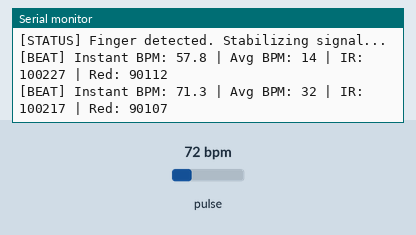
Simulated run of this sketch. Board: ESP32. Shown: the last lines printed to the serial monitor. The inputs (shaded band) are chosen by the test bench; at power-on: pulse 72 bpm.

Above: at 2.2 s.
2.3 s: pulse set to 42 bpm
At 3.7 s:
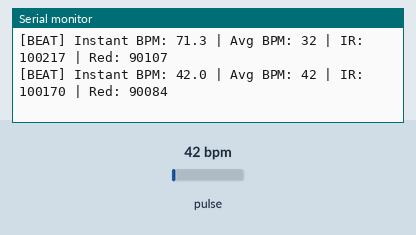
3.8 s: pulse set to 70 bpm
At 4.9 s:
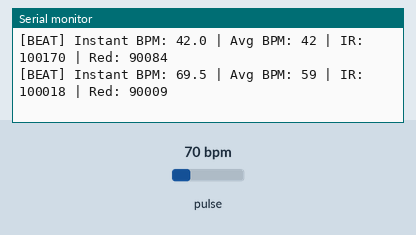
Timing chart, 0 to 6.8 s (numbered marks = the images above; inputs shaded):
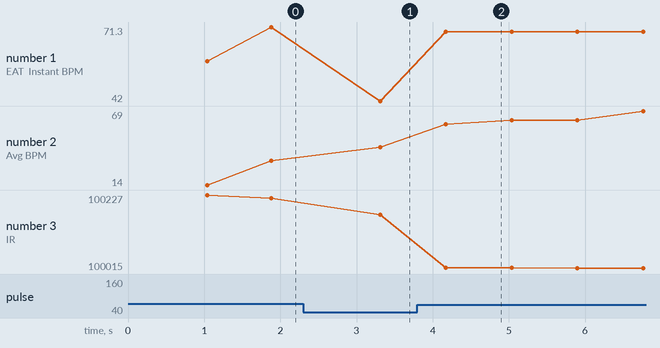

Measured:
- after the input at 2.3 s, the serial monitor: prints a new line after 1.0 s (image 1)
- after the input at 3.8 s, the serial monitor: prints a new line after 0.37 s (image 2)
- plotted number 1: 71.3 → 42 after the input at 2.3 s, 42 → 69.5 after the input at 3.8 s
- plotted number 2: 32 → 42 after the input at 2.3 s, 42 → 69 after the input at 3.8 s
- plotted number 3: 100217 → 100170 after the input at 2.3 s, 100170 → 100015 after the input at 3.8 s

The sketch:

esp32_max30102_test.ino
```cpp
/*
 * VEKSHA - IoT Emergency Health & Rescue Alert System
 * Phase 1: ESP32 DevKit V1 + MAX30102 Sensor Verification
 *
 * Target Board: DOIT ESP32 DEVKIT V1 (or equivalent ESP32 board)
 * Required Library in Arduino IDE:
 *   - "SparkFun MAX3010x Pulse and Proximity Sensor Library" by SparkFun
 *
 * Hardware Pin Connections (ESP32 DevKit V1 to MAX30102):
 *   MAX30102 VIN  -> ESP32 3V3 (or 5V if board has a dedicated 3.3V regulator)
 *   MAX30102 GND  -> ESP32 GND
 *   MAX30102 SDA  -> ESP32 GPIO 21
 *   MAX30102 SCL  -> ESP32 GPIO 22
 *   MAX30102 INT  -> Not connected (polling mode)
 *
 * Disclaimer:
 *   This is an educational student prototype. Sensor readings are for
 *   informational/demonstration purposes only and not for medical diagnosis.
 */

#include <Wire.h>
#include "MAX30105.h"
#include "heartRate.h"

MAX30105 particleSensor;

// Finger detection threshold for Infrared (IR)
// Below this threshold, no finger is considered detected.
const long FINGER_DETECT_THRESHOLD = 50000;

// Variables for Heart Rate calculation
const byte RATE_SIZE = 4; // Increase for more averaging: 4 is responsive
byte rates[RATE_SIZE];    // Array of heart rates
byte rateSpot = 0;
long lastBeat = 0;        // Time at which the last beat occurred

float beatsPerMinute = 0;
int beatAvg = 0;
bool fingerDetected = false;
bool sensorReady = false;

void setup() {
  Serial.begin(115200);
  delay(1000);
  Serial.println(F("\n=========================================="));
  Serial.println(F("         VEKSHA - Hardware Test 1         "));
  Serial.println(F("    ESP32 + MAX30102 Sensor Diagnostic    "));
  Serial.println(F("=========================================="));

  // Initialize I2C bus on ESP32 default pins: SDA (21), SCL (22)
  Wire.begin(21, 22);

  // Initialize sensor
  Serial.print(F("[INFO] Initializing MAX30102 sensor... "));
  if (!particleSensor.begin(Wire, I2C_SPEED_FAST)) {
    Serial.println(F("FAILED!"));
    Serial.println(F("[ERROR] MAX30102 was not detected on I2C (0x57)."));
    Serial.println(F("  Check:"));
    Serial.println(F("  1. SDA -> GPIO 21, SCL -> GPIO 22"));
    Serial.println(F("  2. Power connections (3.3V & GND)"));
    Serial.println(F("  3. Solder joints / breadboard contacts"));
    sensorReady = false;
    return;
  }

  sensorReady = true;
  Serial.println(F("SUCCESS!"));

  // Configure sensor with standard pulse oximetry settings:
  // - LED Brightness: 0x1F (approx 6.4mA)
  // - Sample Average: 4
  // - LED Mode: 2 (Red + IR)
  // - Sample Rate: 400 Hz
  // - Pulse Width: 411 us
  // - ADC Range: 4096
  byte ledBrightness = 60; // 0=Off to 255=50mA (60 is ~12mA)
  byte sampleAverage = 4;  // Options: 1, 2, 4, 8, 16, 32
  byte ledMode = 2;        // 2 = Red + IR
  byte sampleRate = 100;   // Options: 50, 100, 200, 400, 800, 1000, 1600, 3200
  int pulseWidth = 411;    // Options: 69, 118, 215, 411
  int adcRange = 4096;     // Options: 2048, 4096, 8192, 16384

  particleSensor.setup(ledBrightness, sampleAverage, ledMode, sampleRate, pulseWidth, adcRange);
  particleSensor.setPulseAmplitudeRed(0x0A); // Low Red LED for visual indicator
  particleSensor.setPulseAmplitudeGreen(0);  // Turn off Green LED

  Serial.println(F("[INFO] Sensor configured. Place finger gently on the sensor to begin."));
  Serial.println(F("----------------------------------------------------------------"));
}

void loop() {
  if (!sensorReady) {
    // Retry initialization every 3 seconds if disconnected
    delay(3000);
    Serial.println(F("[RETRY] Retrying sensor connection..."));
    if (particleSensor.begin(Wire, I2C_SPEED_FAST)) {
      sensorReady = true;
      particleSensor.setup();
      Serial.println(F("[RETRY] Sensor reconnected successfully!"));
    }
    return;
  }

  long irValue = particleSensor.getIR();
  long redValue = particleSensor.getRed();

  // Check if a finger is touching the sensor
  if (irValue < FINGER_DETECT_THRESHOLD) {
    if (fingerDetected) {
      Serial.println(F("[STATUS] Finger removed. Readings paused."));
      fingerDetected = false;
      beatsPerMinute = 0;
      beatAvg = 0;
    }
    delay(200);
    return;
  }

  if (!fingerDetected) {
    Serial.println(F("[STATUS] Finger detected. Stabilizing signal..."));
    fingerDetected = true;
  }

  // Detect heartbeat peak using SparkFun's checkForBeat algorithm
  if (checkForBeat(irValue) == true) {
    long delta = millis() - lastBeat;
    lastBeat = millis();

    beatsPerMinute = 60 / (delta / 1000.0);

    // Filter physiologically realistic BPM range (40 - 200 BPM)
    if (beatsPerMinute >= 40 && beatsPerMinute <= 200) {
      rates[rateSpot++] = (byte)beatsPerMinute;
      rateSpot %= RATE_SIZE;

      // Calculate rolling average
      beatAvg = 0;
      for (byte x = 0; x < RATE_SIZE; x++) {
        beatAvg += rates[x];
      }
      beatAvg /= RATE_SIZE;

      Serial.print(F("[BEAT] Instant BPM: "));
      Serial.print(beatsPerMinute, 1);
      Serial.print(F(" | Avg BPM: "));
      Serial.print(beatAvg);
      Serial.print(F(" | IR: "));
      Serial.print(irValue);
      Serial.print(F(" | Red: "));
      Serial.println(redValue);
    }
  }
}
```
